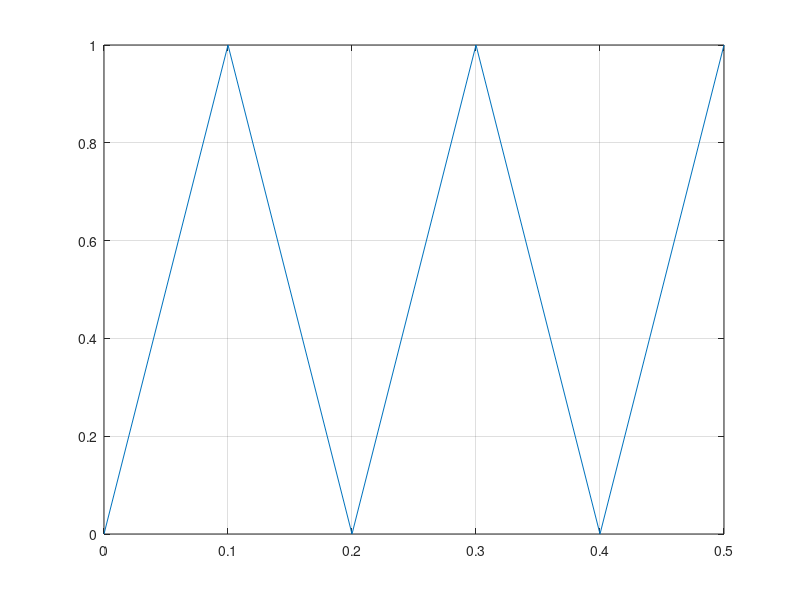
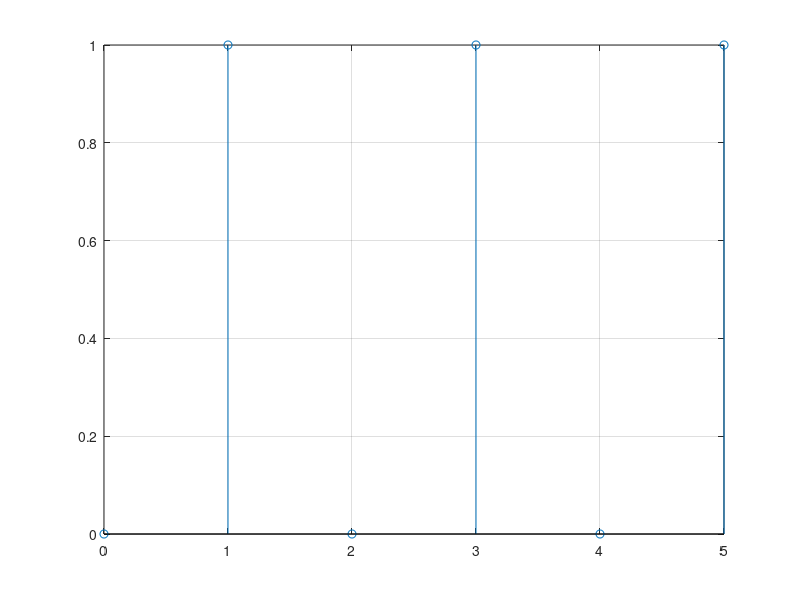

Write MATLAB code to recreate these figures, in order.
Fs=12000
N=0.5*12;
n=0:N-1;
figure(1)
t=0:0.1:0.5;
s=abs(sin(pi*t*10/2))
%semnal binar aleator (valori 1 sau 0)
%reprezint semnalul continuu in timp absolut folosind functia plot
plot(t,s)
grid
figure(2)
s=abs(sin(pi*n/2))
%reprezint semnalul discret in functie de n folosind functia stem
stem(n,s)
grid